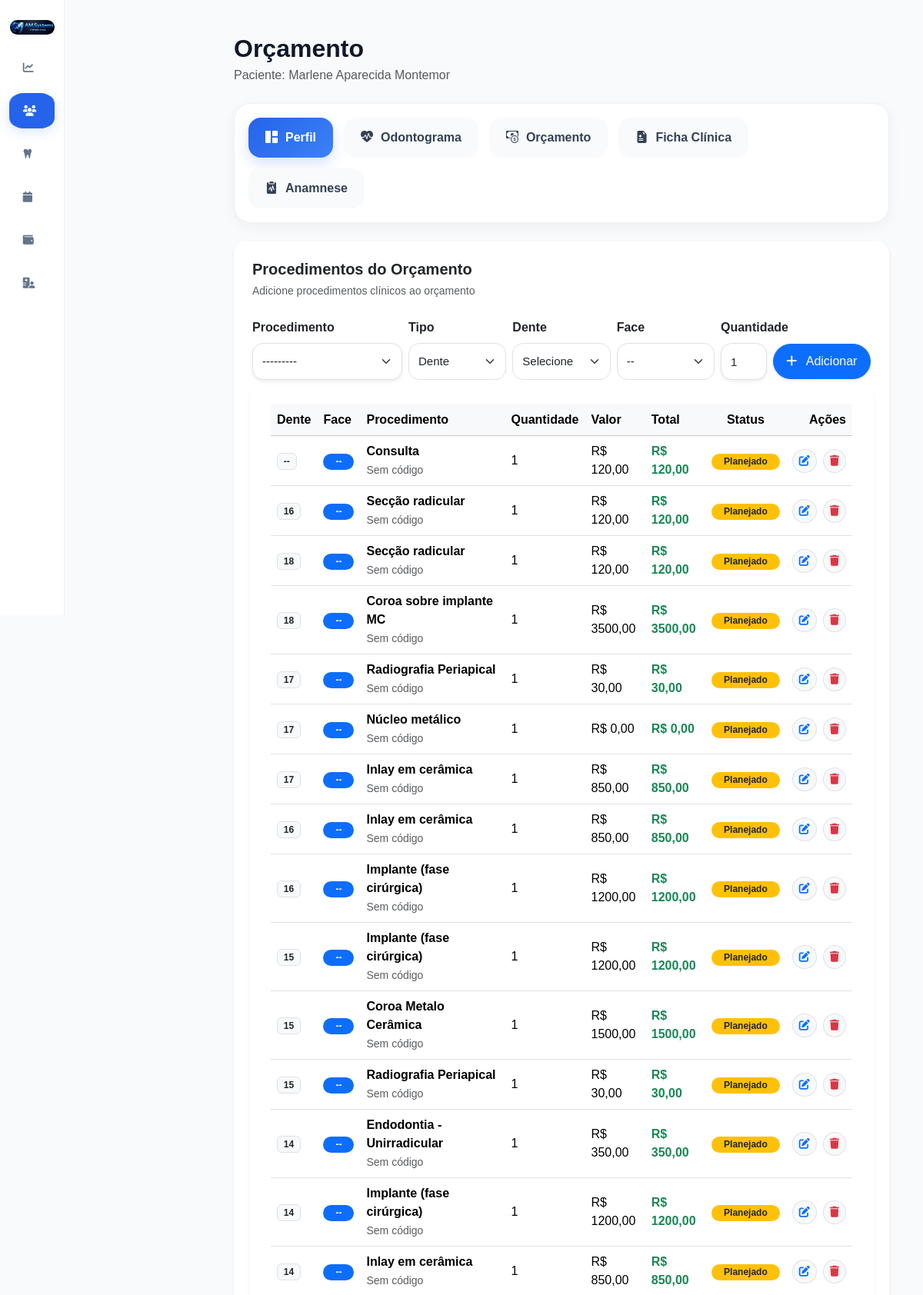
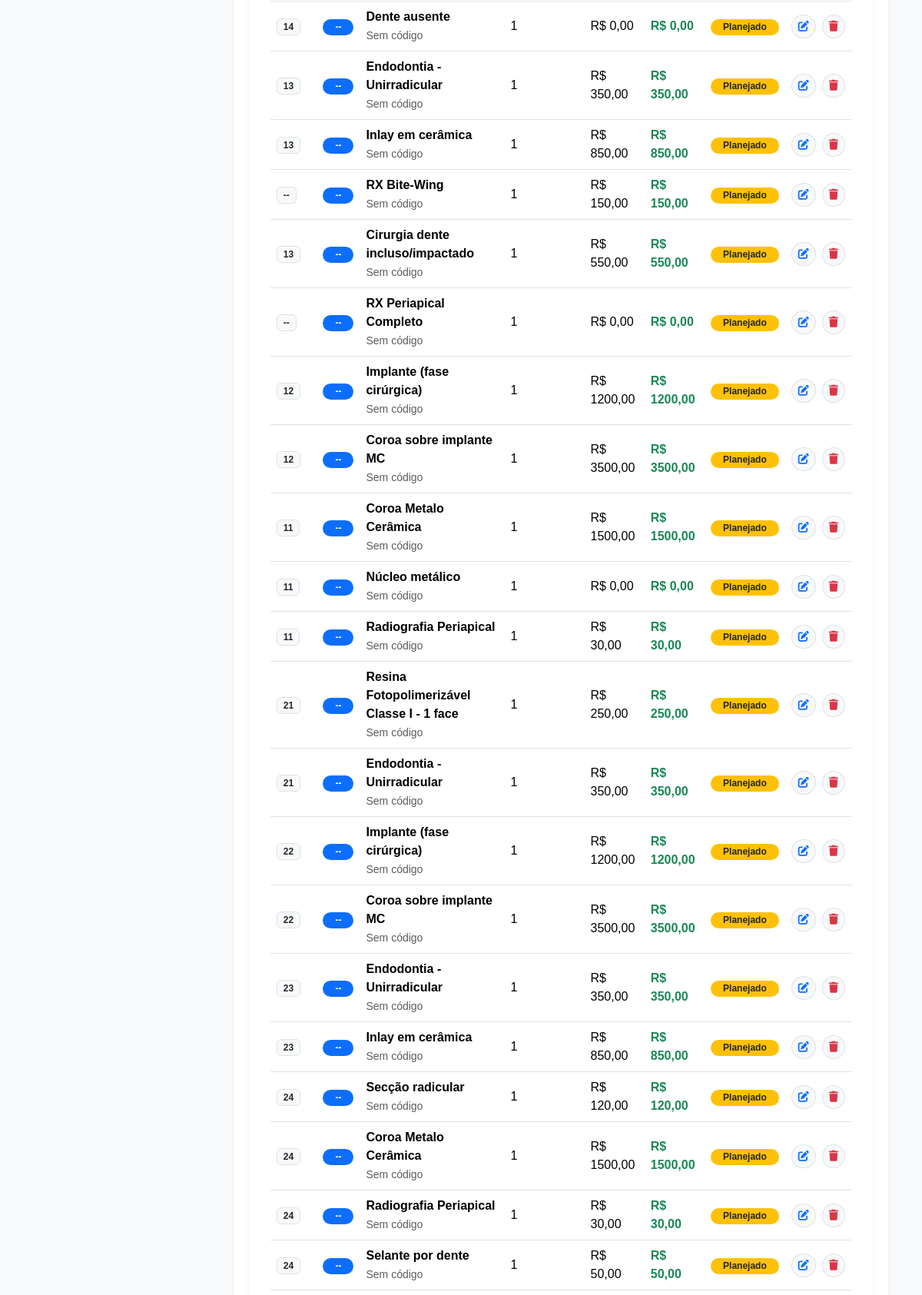
/pacientes/5/orcamento/ (signed in, upper part), run on the app's committed database (2 pictures, top to bottom).
### accounts/models.py (models this page shows, shortened)
class Paciente(models.Model):
    foto = models.ImageField(
        upload_to='pacientes/',
        blank=True,
        null=True
    )
    nome = models.CharField(
        max_length=200
    )
    cpf = models.CharField(
        max_length=14,
        blank=True,
        null=True
    )
    rg = models.CharField(
        max_length=20,
        blank=True,
        null=True
    )
    nascimento = models.DateField(
        blank=True,
        null=True
    )
    genero = models.CharField(
        max_length=20,
        blank=True,
        null=True
    )
    estado_civil = models.CharField(
        max_length=30,
        blank=True,
        null=True
    )
    profissao = models.CharField(
        max_length=100,
        blank=True,
        null=True
    )
    telefone = models.CharField(
        max_length=20,
        blank=True,
        null=True
    )
    whatsapp = models.CharField(
        max_length=20,
        blank=True,
        null=True
    )
    email = models.EmailField(
        blank=True,
        null=True
    )
    cep = models.CharField(
        max_length=10,
        blank=True,
        null=True
    )
    endereco = models.CharField(
        max_length=255,
        blank=True,
        null=True
    )
    numero = models.CharField(
        max_length=20,
        blank=True,
        null=True
    )
    complemento = models.CharField(
        max_length=100,
        blank=True,
        null=True
    )
    bairro = models.CharField(
        max_length=100,
        blank=True,
        null=True
    )
    cidade = models.CharField(
        max_length=100,
        blank=True,
        null=True
    )
    estado = models.CharField(
        max_length=2,
        blank=True,
        null=True
    )
    convenio = models.CharField(
        max_length=100,
        blank=True,
        null=True
    )
    carteirinha = models.CharField(
        max_length=100,
        blank=True,
        null=True
    )
    alergias = models.TextField(
        blank=True,
        null=True
    )
    medicamentos = models.TextField(
        blank=True,
        null=True
    )
    observacoes = models.TextField(
        blank=True,
        null=True
    )
    responsavel = models.CharField(
        max_length=200,
        blank=True,
        null=True
    )
    cpf_responsavel = models.CharField(
        max_length=14,
        blank=True,
        null=True
    )
    telefone_responsavel = models.CharField(
        max_length=20,
        blank=True,
        null=True
    )
    ativo = models.BooleanField(
        default=True
    )
    criado_em = models.DateTimeField(
        auto_now_add=True
    )
    atualizado_em = models.DateTimeField(
        auto_now=True
    )

class ItemOrcamento(models.Model):
    STATUS_CHOICES = (
        ('existente', 'Existente'),
        ('planejado', 'Planejado'),
        ('andamento', 'Em Andamento'),
        ('realizado', 'Realizado'),
        ('cancelado', 'Cancelado'),
    )
    orcamento = models.ForeignKey(
        Orcamento,
        on_delete=models.CASCADE,
        related_name='itens'
    )
    procedimento = models.ForeignKey(
        Procedimento,
        on_delete=models.SET_NULL,
        null=True
    )
    tipo_local = models.CharField(
        max_length=20,
        choices=TIPO_LOCAL,
        default='dente'
    )
    dente = models.CharField(
        max_length=10,
        blank=True,
        null=True
    )
    face = models.CharField(
        max_length=10,
        blank=True,
        null=True
    )
    hemi_arcada = models.CharField(
        max_length=20,
        choices=HEMI_CHOICES,
        blank=True,
        null=True
    )
    quantidade = models.IntegerField(
        default=1
    )
    valor_unitario = models.DecimalField(
        max_digits=10,
        decimal_places=2,
        default=0
    )
    status = models.CharField(
        max_length=20,
        choices=STATUS_CHOICES,
        default='planejado'
    )
    @property
    def total(self):
        return self.quantidade * self.valor_unitario

class Procedimento(models.Model):
    CATEGORIAS = [
        ('dentistica', 'Dentística'),
        ('endodontia', 'Endodontia'),
        ('periodontia', 'Periodontia'),
        ('cirurgia', 'Cirurgia'),
        ('protese', 'Prótese'),
        ('implantodontia', 'Implantodontia'),
        ('ortodontia', 'Ortodontia'),
        ('geral', 'Geral')
    ]
    TIPOS = [
        ('dente', 'Por Dente'),
        ('hemiarcada', 'Hemi-Arcada'),
        ('geral', 'Geral'),
        ('cirurgia', 'Cirurgia')
    ]
    POSICOES = [
        ('coroa', 'Coroa'),
        ('raiz', 'Raiz'),
        ('oclusal', 'Oclusal'),
        ('vestibular', 'Vestibular'),
        ('lingual', 'Lingual'),
        ('centro', 'Centro')
    ]
    STATUS = [
        ('realizar', 'A Realizar'),
        ('andamento', 'Em Andamento'),
        ('realizado', 'Realizado'),
        ('cancelado', 'Cancelado'),
        ('reavaliar', 'Reavaliar')
    ]
    nome = models.CharField(
        max_length=255
    )
    categoria = models.CharField(
        max_length=100,
        choices=CATEGORIAS,
        default='geral'
    )
    tipo = models.CharField(
        max_length=50,
        choices=TIPOS,
        default='dente'
    )
    status = models.CharField(
        max_length=30,
        choices=STATUS,
        default='realizar'
    )
    icone = models.CharField(
        max_length=100,
        blank=True,
        null=True
    )
    arquivo_icone = models.CharField(
        max_length=255,
        blank=True,
        null=True
    )
    posicao_icone = models.CharField(
        max_length=30,
        choices=POSICOES,
        default='centro'
    )
    valor_particular = models.DecimalField(
        max_digits=10,
        decimal_places=2,
        default=0
    )
    valor_convenio = models.DecimalField(
        max_digits=10,
        decimal_places=2,
        default=0
    )
    tempo_estimado = models.IntegerField(
        default=60,
        help_text='Tempo em minutos'
    )
    custo_clinico = models.DecimalField(
        max_digits=10,
        decimal_places=2,
        default=0
    )
    ativo = models.BooleanField(
        default=True
    )
    ordem = models.IntegerField(
        default=0
    )
    criado_em = models.DateTimeField(
        auto_now_add=True
    )
    class Meta:
        ordering = ['categoria', 'ordem', 'nome']
        verbose_name = 'Procedimento'
        verbose_name_plural = 'Procedimentos'
    def __str__(self):
        return self.nome

### accounts/views.py (the view)
@login_required(login_url='/')
def orcamento(request, id):
    paciente = get_object_or_404(
        Paciente,
        id=id
    )
    orcamento, created = Orcamento.objects.get_or_create(
        paciente=paciente
    )
    if request.method == 'POST':
        item_form = ItemOrcamentoForm(request.POST)
        if item_form.is_valid():
            item = item_form.save(commit=False)
            item.orcamento = orcamento
            item.dente = request.POST.get('dente')
            item.face = request.POST.get('face')
            item.status = 'planejado'
            item.valor_unitario = item.procedimento.valor_particular
            item.save()
            return redirect(
                'orcamento',
                id=paciente.id
            )
    else:
        item_form = ItemOrcamentoForm()
    context = {
        'paciente': paciente,
        'orcamento': orcamento,
        'item_form': item_form,
    }
    return render(
        request,
        'accounts/orcamento.html',
        context
    )

### accounts/templates/accounts/orcamento.html (shortened to what this page needs)
{% extends 'accounts/base.html' %}
{% block content %}
<div class="container-fluid p-4">
    <div class="d-flex justify-content-between align-items-center mb-4">
        <div>
            <h2 class="fw-bold mb-1">
                Orçamento
            </h2>
            <p class="text-muted mb-0">
                Paciente: {{ paciente.nome }}
            </p>
        </div>
    </div>
    {% include 'accounts/components/menu_paciente.html' %}
    <div class="card border-0 shadow-sm rounded-4 mb-4">
        <div class="card-body p-4">
            <div class="d-flex justify-content-between align-items-center mb-4">
                <div>
                    <h5 class="fw-bold mb-1">
                        Procedimentos do Orçamento
                    </h5>
                    <small class="text-muted">
                        Adicione procedimentos clínicos ao orçamento
                    </small>
                </div>
            </div>
            <form method="POST">
                <div class="row g-2 align-items-end">
                    <div class="col-md-3">
                        <label class="form-label fw-semibold">
                            Procedimento
                        </label>
                        {{ item_form.procedimento }}
                    </div>
                    <div class="col-md-2">
                        <label class="form-label fw-semibold">
                            Tipo
                        </label>
                        <select name="tipo_local" id="id_tipo_local" class="form-select rounded-3">
                            <option value="dente">
                                Dente
                            </option>
                        </select>
                    </div>
                    <div class="col-md-2" id="campo-dente">
                        <label class="form-label fw-semibold">
                            Dente
                        </label>
                        <select name="dente" id="campo-dente-select" class="form-select rounded-3">
                            <option value="">
                                Selecione
                            </option>
                        </select>
                    </div>
                    <div class="col-md-2" id="campo-face">
                        <label class="form-label fw-semibold">
                            Face
                        </label>
                        <select name="face" class="form-select rounded-3">
                            <option value="">
                                --
                            </option>
                        </select>
                    </div>
                    <div class="col-md-1">
                        <label class="form-label fw-semibold">
                            Quantidade
                        </label>
                        {{ item_form.quantidade }}
                    </div>
                    <div class="col-md-2">
                        <div class="h-100 d-flex align-items-end">
                            <button type="submit" class="btn btn-primary w-100 rounded-pill shadow-sm" style="
                height:46px;
                margin-bottom:1px;
            ">
                                <i class="fas fa-plus me-2"></i>
                                Adicionar
                            </button>
                        </div>
                    </div>
                    <div class="card border-0 shadow-sm rounded-4">
                        <div class="card-body p-4">
                            <table class="table align-middle">
                                <thead class="table-light">
                                    <tr>
                                        <th>
                                            Dente
                                        </th>
                                        <th>
                                            Face
                                        </th>
                                        <th>
                                            Procedimento
                                        </th>
                                        <th>
                                            Quantidade
                                        </th>
                                        <th>
                                            Valor
                                        </th>
                                        <th>
                                            Total
                                        </th>
                                        <th class="text-center">
                                            Status
                                        </th>
                                        <th class="text-end">
                                            Ações
                                        </th>
                                    </tr>
                                </thead>
                                <tbody>
                                    {% for item in orcamento.itens.all %}
                                    <tr>
                                        <td>
                                            <span class="badge bg-light text-dark border">
                                                {{ item.dente|default:"--" }}
                                            </span>
                                        </td>
                                        <td>
                                            <span class="badge bg-primary rounded-pill px-3">
                                                {{ item.face|default:"--" }}
                                            </span>
                                        </td>
                                        <td>
                                            <div class="fw-semibold">
                                                {{ item.procedimento.nome }}
                                            </div>
                                            <small class="text-muted">
                                                {{ item.procedimento.codigo|default:"Sem código" }}
                                            </small>
                                        </td>
                                        <td>
                                            {{ item.quantidade }}
                                        </td>
                                        <td>
                                            R$ {{ item.valor_unitario }}
                                        </td>
                                        <td>
                                            <span class="fw-bold text-success">
                                                R$ {{ item.total }}
                                            </span>
                                        </td>
                                        <td class="text-center">
                                            <span class="badge bg-warning text-dark rounded-pill px-3">
                                                Planejado
                                            </span>
                                        </td>
                                        <td class="text-end">
                                            <div class="d-flex justify-content-end gap-2">
                                                <a href="{% url 'editar_item_orcamento' item.id %}"
                                                    class="btn btn-sm btn-light border rounded-circle" title="Editar">
                                                    <i class="fas fa-edit text-primary"></i>
                                                </a>
                                                <a href="{% url 'excluir_item_orcamento' item.id %}"
                                                    class="btn btn-sm btn-light border rounded-circle" title="Excluir">
                                                    <i class="fas fa-trash text-danger"></i>
                                                </a>
                                            </div>
                                        </td>
                                    </tr>
                                    {% empty %}
                                    <tr>
                                        <td colspan="7" class="text-center text-muted py-4">
                                            Nenhum item adicionado.
                                        </td>
                                    </tr>
                                    {% endfor %}
                                </tbody>
                            </table>
                        </div>
                    </div>
                </div>
                {% endblock %}

### data on the page
Paciente: nome "Marlene Aparecida Montemor"
ItemOrcamento: dente "--", face "--", procedimento.nome "Consulta", procedimento.codigo "Sem código", quantidade "1", valor_unitario "120,00", total "120,00"
ItemOrcamento: dente "16", face "--", procedimento.nome "Secção radicular", procedimento.codigo "Sem código", quantidade "1", valor_unitario "120,00", total "120,00"
ItemOrcamento: dente "18", face "--", procedimento.nome "Secção radicular", procedimento.codigo "Sem código", quantidade "1", valor_unitario "120,00", total "120,00"
ItemOrcamento: dente "18", face "--", procedimento.nome "Coroa sobre implante MC", procedimento.codigo "Sem código", quantidade "1", valor_unitario "3500,00", total "3500,00"
ItemOrcamento: dente "17", face "--", procedimento.nome "Radiografia Periapical", procedimento.codigo "Sem código", quantidade "1", valor_unitario "30,00", total "30,00"
ItemOrcamento: dente "17", face "--", procedimento.nome "Núcleo metálico", procedimento.codigo "Sem código", quantidade "1", valor_unitario "0,00", total "0,00"
ItemOrcamento: dente "17", face "--", procedimento.nome "Inlay em cerâmica", procedimento.codigo "Sem código", quantidade "1", valor_unitario "850,00", total "850,00"
ItemOrcamento: dente "16", face "--", procedimento.nome "Inlay em cerâmica", procedimento.codigo "Sem código", quantidade "1", valor_unitario "850,00", total "850,00"
ItemOrcamento: dente "16", face "--", procedimento.nome "Implante (fase cirúrgica)", procedimento.codigo "Sem código", quantidade "1", valor_unitario "1200,00", total "1200,00"
ItemOrcamento: dente "15", face "--", procedimento.nome "Implante (fase cirúrgica)", procedimento.codigo "Sem código", quantidade "1", valor_unitario "1200,00", total "1200,00"
ItemOrcamento: dente "15", face "--", procedimento.nome "Coroa Metalo Cerâmica", procedimento.codigo "Sem código", quantidade "1", valor_unitario "1500,00", total "1500,00"
ItemOrcamento: dente "15", face "--", procedimento.nome "Radiografia Periapical", procedimento.codigo "Sem código", quantidade "1", valor_unitario "30,00", total "30,00"
ItemOrcamento: dente "14", face "--", procedimento.nome "Endodontia - Unirradicular", procedimento.codigo "Sem código", quantidade "1", valor_unitario "350,00", total "350,00"
ItemOrcamento: dente "14", face "--", procedimento.nome "Implante (fase cirúrgica)", procedimento.codigo "Sem código", quantidade "1", valor_unitario "1200,00", total "1200,00"
ItemOrcamento: dente "14", face "--", procedimento.nome "Inlay em cerâmica", procedimento.codigo "Sem código", quantidade "1", valor_unitario "850,00", total "850,00"
ItemOrcamento: dente "14", face "--", procedimento.nome "Dente ausente", procedimento.codigo "Sem código", quantidade "1", valor_unitario "0,00", total "0,00"
ItemOrcamento: dente "13", face "--", procedimento.nome "Endodontia - Unirradicular", procedimento.codigo "Sem código", quantidade "1", valor_unitario "350,00", total "350,00"
ItemOrcamento: dente "13", face "--", procedimento.nome "Inlay em cerâmica", procedimento.codigo "Sem código", quantidade "1", valor_unitario "850,00", total "850,00"
ItemOrcamento: dente "--", face "--", procedimento.nome "RX Bite-Wing", procedimento.codigo "Sem código", quantidade "1", valor_unitario "150,00", total "150,00"
ItemOrcamento: dente "13", face "--", procedimento.nome "Cirurgia dente incluso/impactado", procedimento.codigo "Sem código", quantidade "1", valor_unitario "550,00", total "550,00"
ItemOrcamento: dente "--", face "--", procedimento.nome "RX Periapical Completo", procedimento.codigo "Sem código", quantidade "1", valor_unitario "0,00", total "0,00"
ItemOrcamento: dente "12", face "--", procedimento.nome "Implante (fase cirúrgica)", procedimento.codigo "Sem código", quantidade "1", valor_unitario "1200,00", total "1200,00"
ItemOrcamento: dente "12", face "--", procedimento.nome "Coroa sobre implante MC", procedimento.codigo "Sem código", quantidade "1", valor_unitario "3500,00", total "3500,00"
ItemOrcamento: dente "11", face "--", procedimento.nome "Coroa Metalo Cerâmica", procedimento.codigo "Sem código", quantidade "1", valor_unitario "1500,00", total "1500,00"
ItemOrcamento: dente "11", face "--", procedimento.nome "Núcleo metálico", procedimento.codigo "Sem código", quantidade "1", valor_unitario "0,00", total "0,00"
ItemOrcamento: dente "11", face "--", procedimento.nome "Radiografia Periapical", procedimento.codigo "Sem código", quantidade "1", valor_unitario "30,00", total "30,00"
ItemOrcamento: dente "21", face "--", procedimento.nome "Resina Fotopolimerizável Classe I - 1 face", procedimento.codigo "Sem código", quantidade "1", valor_unitario "250,00", total "250,00"
ItemOrcamento: dente "21", face "--", procedimento.nome "Endodontia - Unirradicular", procedimento.codigo "Sem código", quantidade "1", valor_unitario "350,00", total "350,00"
ItemOrcamento: dente "22", face "--", procedimento.nome "Implante (fase cirúrgica)", procedimento.codigo "Sem código", quantidade "1", valor_unitario "1200,00", total "1200,00"
ItemOrcamento: dente "22", face "--", procedimento.nome "Coroa sobre implante MC", procedimento.codigo "Sem código", quantidade "1", valor_unitario "3500,00", total "3500,00"
ItemOrcamento: dente "23", face "--", procedimento.nome "Endodontia - Unirradicular", procedimento.codigo "Sem código", quantidade "1", valor_unitario "350,00", total "350,00"
ItemOrcamento: dente "23", face "--", procedimento.nome "Inlay em cerâmica", procedimento.codigo "Sem código", quantidade "1", valor_unitario "850,00", total "850,00"
ItemOrcamento: dente "24", face "--", procedimento.nome "Secção radicular", procedimento.codigo "Sem código", quantidade "1", valor_unitario "120,00", total "120,00"
ItemOrcamento: dente "24", face "--", procedimento.nome "Coroa Metalo Cerâmica", procedimento.codigo "Sem código", quantidade "1", valor_unitario "1500,00", total "1500,00"
ItemOrcamento: dente "24", face "--", procedimento.nome "Radiografia Periapical", procedimento.codigo "Sem código", quantidade "1", valor_unitario "30,00", total "30,00"
ItemOrcamento: dente "24", face "--", procedimento.nome "Selante por dente", procedimento.codigo "Sem código", quantidade "1", valor_unitario "50,00", total "50,00"
